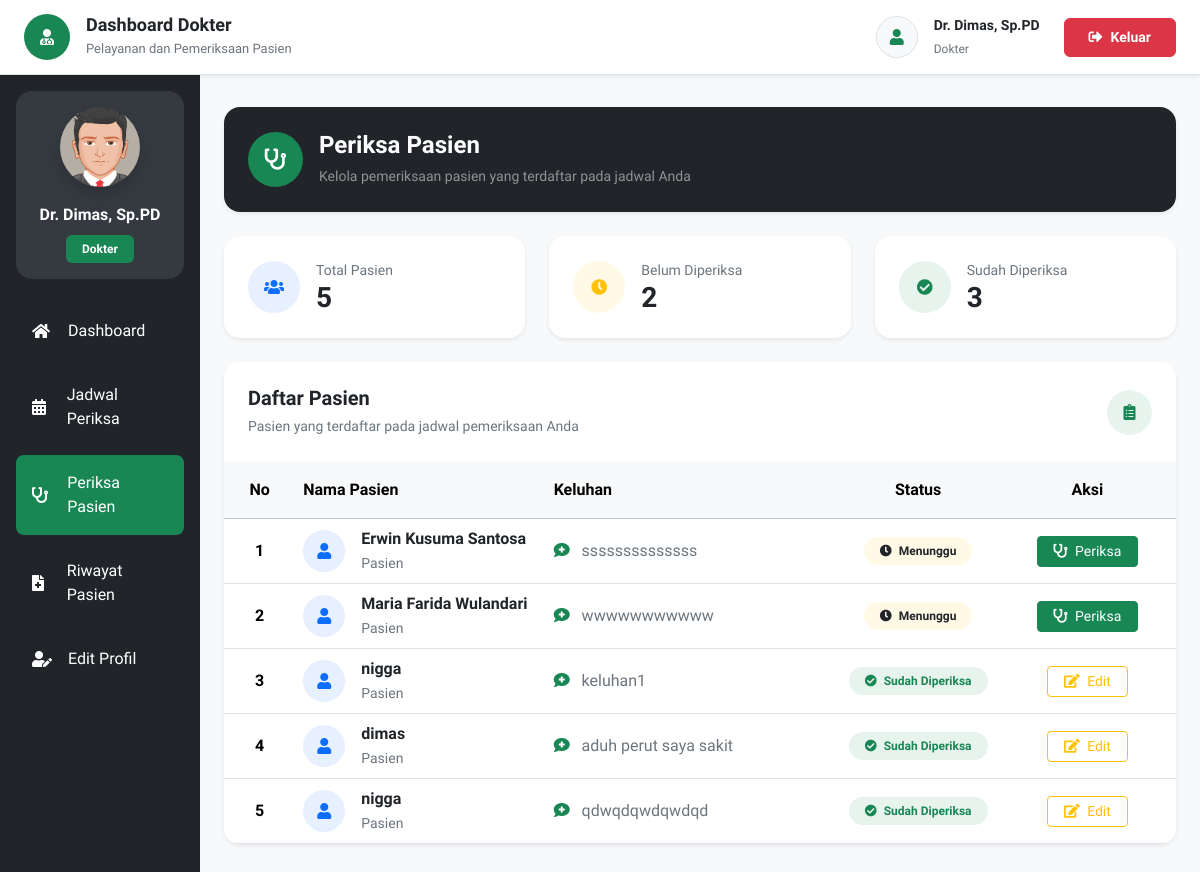
/periksaPasien.php (signed in), run on an earlier commit of the app's database.
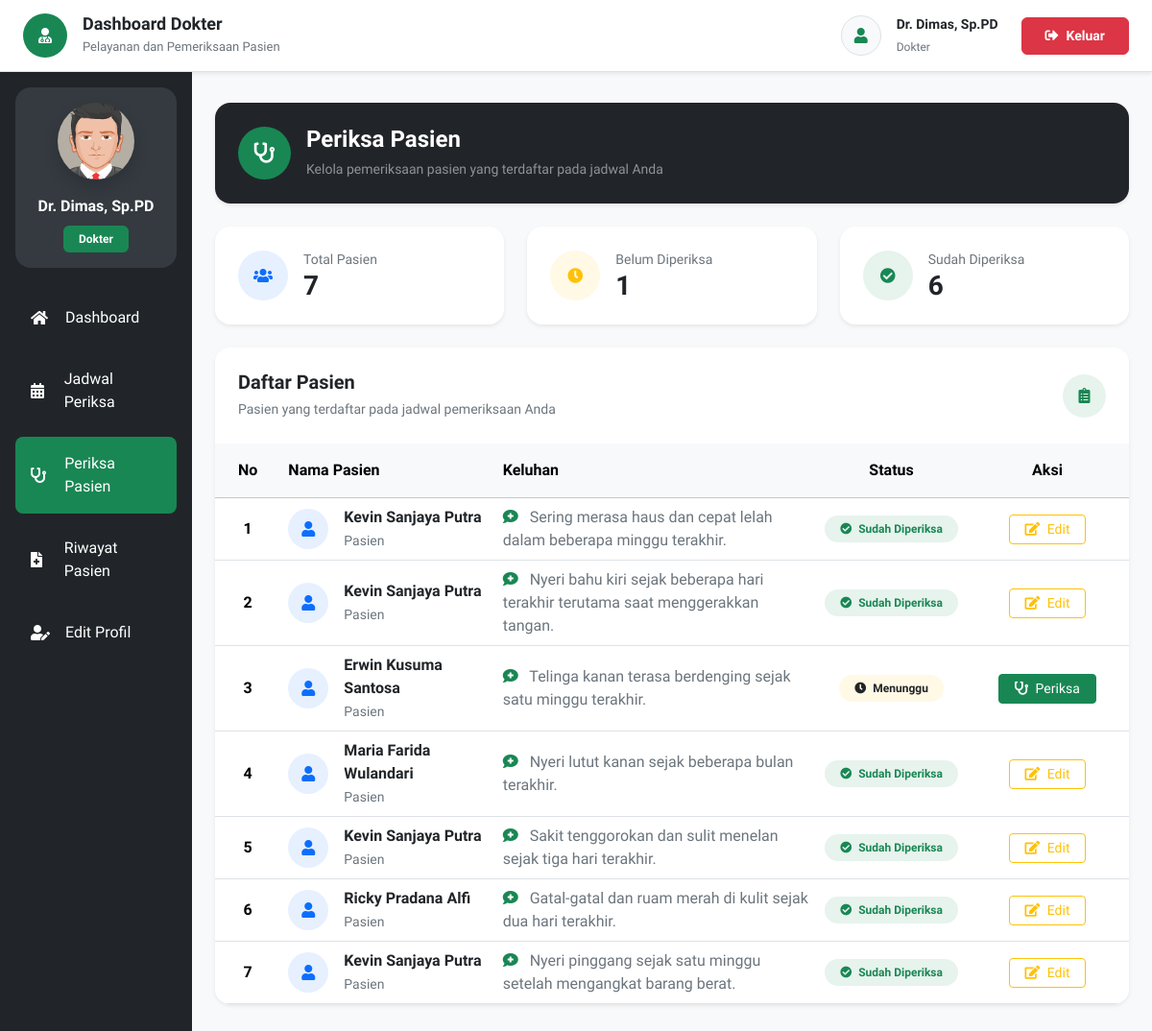
And on a later commit of the database.
### tables this page shows
CREATE TABLE `daftar_poli` (
  `id` int UNSIGNED NOT NULL,
  `id_pasien` int UNSIGNED NOT NULL,
  `id_jadwal` int UNSIGNED NOT NULL,
  `keluhan` text NOT NULL,
  `no_antrian` int UNSIGNED NOT NULL,
  `status_periksa` enum('0','1') NOT NULL
);

CREATE TABLE `pasien` (
  `id` int UNSIGNED NOT NULL,
  `nama` varchar(255) NOT NULL,
  `password` varchar(50) NOT NULL,
  `alamat` varchar(255) NOT NULL,
  `no_ktp` varchar(255) NOT NULL,
  `no_hp` varchar(50) NOT NULL,
  `no_rm` varchar(25) NOT NULL
);

### pages/periksaPasien/index.php (the view, shortened to what the changed rows need)
<?php
require_once 'config/koneksi.php';
$id_dokter = isset($id_dokter) ? (int) $id_dokter : 0;
$dataPasienList = [];
$query = "
    SELECT
        daftar_poli.id,
        daftar_poli.keluhan,
        daftar_poli.status_periksa,
        pasien.nama
    FROM daftar_poli
    INNER JOIN pasien
        ON daftar_poli.id_pasien = pasien.id
    INNER JOIN jadwal_periksa
        ON daftar_poli.id_jadwal = jadwal_periksa.id
    INNER JOIN dokter
        ON jadwal_periksa.id_dokter = dokter.id
    WHERE dokter.id = $id_dokter
    ORDER BY daftar_poli.id DESC
";
$result = mysqli_query($mysqli, $query);
if ($result) {
    while ($data = mysqli_fetch_assoc($result)) {
        $dataPasienList[] = $data;
    }
}
$totalPasien = count($dataPasienList);
$totalBelumPeriksa = 0;
$totalSudahPeriksa = 0;
foreach ($dataPasienList as $data) {
    if ((int) $data['status_periksa'] === 1) {
        $totalSudahPeriksa++;
    } else {
        $totalBelumPeriksa++;
    }
}
?>
<section class="py-2">
    <div class="row g-4 mb-4">
        <div class="col-lg-4 col-md-6">
            <div class="card border-0 shadow-sm rounded-4 h-100">
                <div class="card-body p-4">
                    <div class="d-flex align-items-center">
                        <div>
                            <small class="text-secondary d-block">
                                Total Pasien
                            </small>
                            <h3 class="fw-bold mb-0">
                                <?php echo number_format($totalPasien); ?>
                            </h3>
                        </div>
                    </div>
                </div>
            </div>
        </div>
        <div class="col-lg-4 col-md-6">
            <div class="card border-0 shadow-sm rounded-4 h-100">
                <div class="card-body p-4">
                    <div class="d-flex align-items-center">
                        <div>
                            <small class="text-secondary d-block">
                                Belum Diperiksa
                            </small>
                            <h3 class="fw-bold mb-0">
                                <?php echo number_format($totalBelumPeriksa); ?>
                            </h3>
                        </div>
                    </div>
                </div>
            </div>
        </div>
        <div class="col-lg-4 col-md-6">
            <div class="card border-0 shadow-sm rounded-4 h-100">
                <div class="card-body p-4">
                    <div class="d-flex align-items-center">
                        <div>
                            <small class="text-secondary d-block">
                                Sudah Diperiksa
                            </small>
                            <h3 class="fw-bold mb-0">
                                <?php echo number_format($totalSudahPeriksa); ?>
                            </h3>
                        </div>
                    </div>
                </div>
            </div>
        </div>
    </div>
    <div class="card border-0 shadow-sm rounded-4 overflow-hidden">
        <div class="card-body p-0">
            <div class="table-responsive">
                <table class="table table-hover align-middle mb-0">
                    <thead class="table-light">
                        <tr>
                            <th class="text-center px-4 py-3">
                                No
                            </th>
                            <th class="py-3">
                                Nama Pasien
                            </th>
                            <th class="py-3">
                                Keluhan
                            </th>
                            <th class="text-center py-3">
                                Status
                            </th>
                            <th class="text-center px-4 py-3">
                                Aksi
                            </th>
                        </tr>
                    </thead>
                    <tbody>
                    <?php if (!empty($dataPasienList)) { ?>
                        <?php
                        $no = 1;
                        foreach ($dataPasienList as $data) {
                        ?>
                            <tr>
                                <td class="text-center px-4 fw-semibold">
                                    <?php echo $no++; ?>
                                </td>
                                <td style="min-width:220px;">
                                    <div class="d-flex align-items-center">
                                        <div class="bg-primary bg-opacity-10 text-primary rounded-circle d-flex align-items-center justify-content-center me-3"
                                            style="
                                                width:42px;
                                                height:42px;
                                                min-width:42px;
                                            ">
                                            <i class="fas fa-user"></i>
                                        </div>
                                        <div>
                                            <div class="fw-semibold text-dark">
                                                <?php
                                                echo htmlspecialchars(
                                                    $data['nama']
                                                );
                                                ?>
                                            </div>
                                            <small class="text-secondary">
                                                Pasien
                                            </small>
                                        </div>
                                    </div>
                                </td>
                                <td style="
                                    min-width:280px;
                                    white-space:normal;
                                ">
                                    <div class="text-secondary">
                                        <i class="fas fa-comment-medical text-success me-2"></i>
                                        <?php
                                        echo nl2br(
                                            htmlspecialchars(
                                                $data['keluhan']
                                            )
                                        );
                                        ?>
                                    </div>
                                </td>
                                <td class="text-center">
                                    <?php if ((int) $data['status_periksa'] === 1) { ?>
                                        <span class="badge bg-success bg-opacity-10 text-success px-3 py-2 rounded-pill">
                                            <i class="fas fa-check-circle me-1"></i>
                                            Sudah Diperiksa
                                        </span>
                                    <?php } else { ?>
                                        <span class="badge bg-warning bg-opacity-10 text-dark px-3 py-2 rounded-pill">
                                            <i class="fas fa-clock me-1"></i>
                                            Menunggu
                                        </span>
                                    <?php } ?>
                                </td>
                                <td class="text-center px-4"
                                    style="min-width:170px;">
                                    <?php if ((int) $data['status_periksa'] === 1) { ?>
                                        <button type="button"
                                            class="btn btn-sm btn-outline-warning px-3"
                                            data-bs-toggle="modal"
                                            data-bs-target="#editModal<?php echo (int) $data['id']; ?>">
                                            <i class="fas fa-edit me-1"></i>
                                            Edit
                                        </button>
                                    <?php } else { ?>
                                        <button type="button"
                                            class="btn btn-sm btn-success px-3"
                                            data-bs-toggle="modal"
                                            data-bs-target="#periksaModal<?php echo (int) $data['id']; ?>">
                                            <i class="fas fa-stethoscope me-1"></i>
                                            Periksa
                                        </button>
                                    <?php } ?>
                                </td>
                            </tr>
                        <?php } ?>
                    <?php } ?>
                    </tbody>
                </table>
            </div>
        </div>
    </div>
</section>

What changed in the data, as far as the page shows it:
added daftar_poli: id_pasien.nama "Kevin Sanjaya Putra", keluhan "Sering merasa haus dan cepat lelah dalam beberapa minggu terakhir.", status_periksa "1" (drawn)
added daftar_poli: id_pasien.nama "Kevin Sanjaya Putra", keluhan "Nyeri bahu kiri sejak beberapa hari terakhir terutama saat menggerakkan tangan.", status_periksa "1" (drawn)
changed daftar_poli "Erwin Kusuma Santosa": keluhan "ssssssssssssss" → "Telinga kanan terasa berdenging sejak satu minggu terakhir."
changed daftar_poli "Maria Farida Wulandari": keluhan "wwwwwwwwwww" → "Nyeri lutut kanan sejak beberapa bulan terakhir."; status_periksa "Menunggu Periksa" → "Sudah Diperiksa Edit"
changed daftar_poli: id_pasien.nama "nigga" → "Kevin Sanjaya Putra"; keluhan "keluhan1" → "Sakit tenggorokan dan sulit menelan sejak tiga hari terakhir."
changed daftar_poli: id_pasien.nama "dimas" → "Ricky Pradana Alfi"; keluhan "aduh perut saya sakit" → "Gatal-gatal dan ruam merah di kulit sejak dua hari terakhir."
changed daftar_poli: id_pasien.nama "nigga" → "Kevin Sanjaya Putra"; keluhan "qdwqdqwdqwdqd" → "Nyeri pinggang sejak satu minggu setelah mengangkat barang berat."
Also different on the page:
$totalPasien: "5" → "7"
$totalBelumPeriksa: "2" → "1"
$totalSudahPeriksa: "3" → "6"
